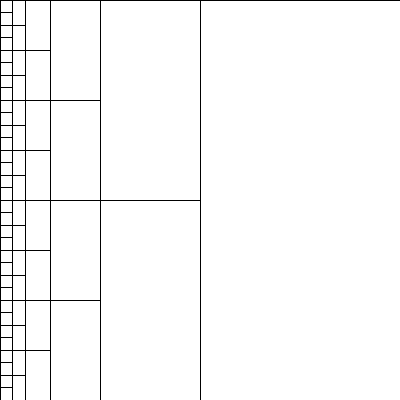
Frame 1 (no input)
Frame 2 (the mouse pressed at the canvas centre, redrawn once): identical to frame 1, image omitted

The Processing sketch that drew this single still picture (run headless with seeded random() and noise(); the mouse was pressed at the canvas centre and the sketch redrawn once):

// Processing sketch: sk_recursive_squares_l
// ── sk_recursive_squares_l.pde
void setup()
{
  size( 400, 400 );
  noLoop();  // アニメーションしない
}
void draw()
{
  drawSquare( 0, 0, 400, 5 );  // 最初の再帰呼び出し
}

/**
  再帰関数：正方形を再帰的に左上と左下に描画する．
*/
void drawSquare( float fX, float fY, float fSize, int iLevel )
{
  square( fX, fY, fSize );
  
  if( iLevel > 0 )  // 再帰の継続条件
  {
    float fNewSize = fSize/2;  // 子の大きさ
    drawSquare( fX, fY, fNewSize, iLevel - 1 );             // 再帰呼び出し：左上
    drawSquare( fX, fY + fNewSize, fNewSize, iLevel - 1 );  // 再帰呼び出し：左下
  }
}
